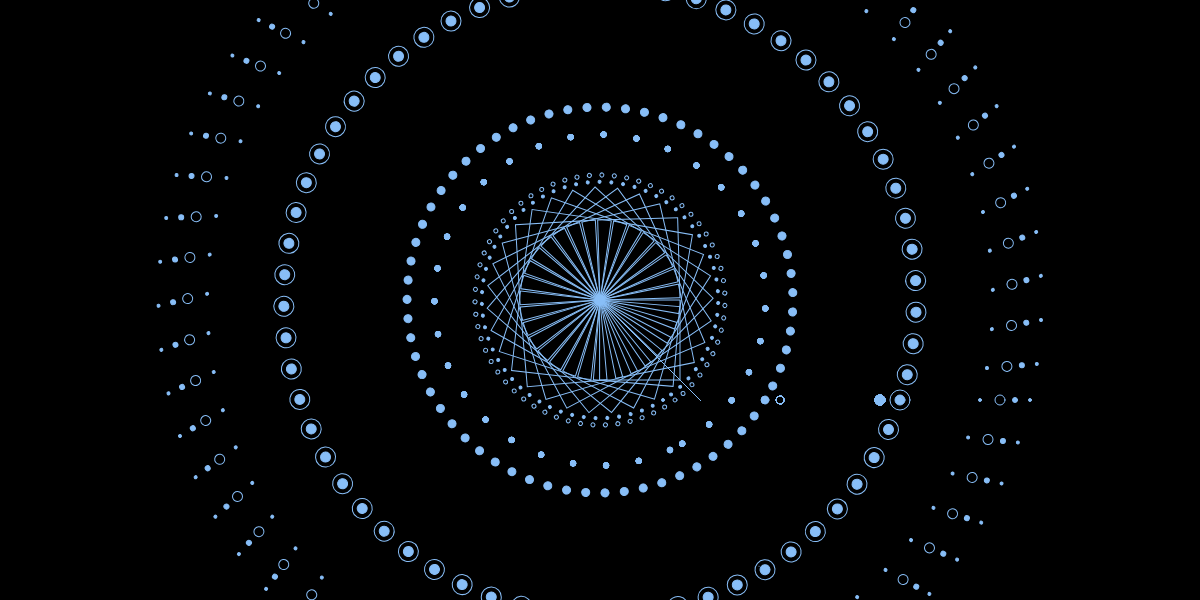
Frame 1 (no input)
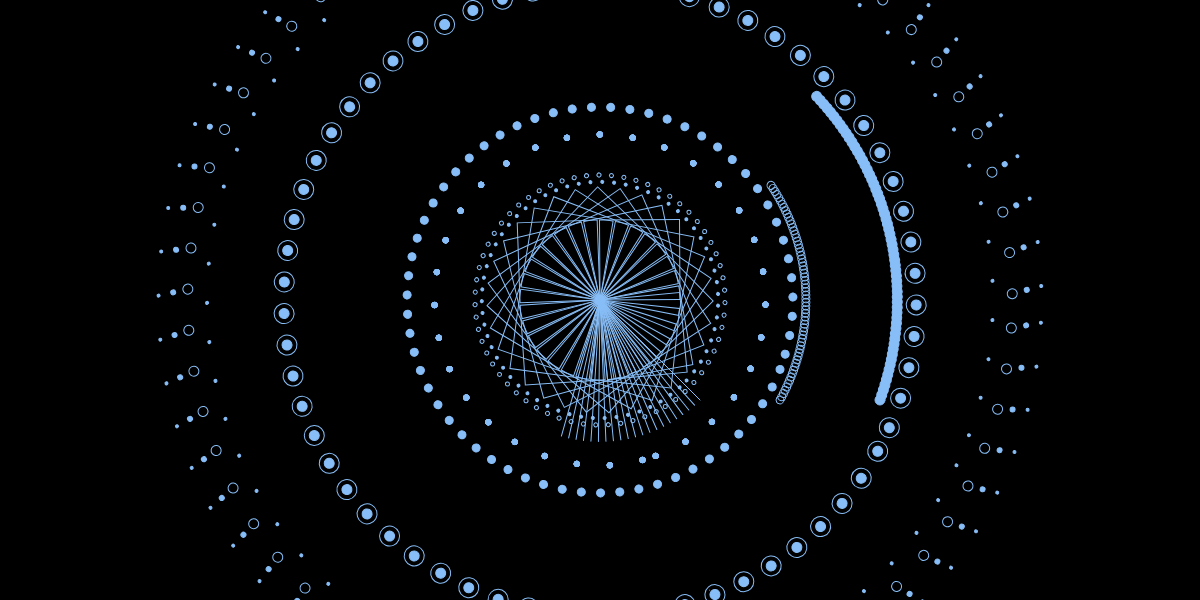
Frame 60 (no input)
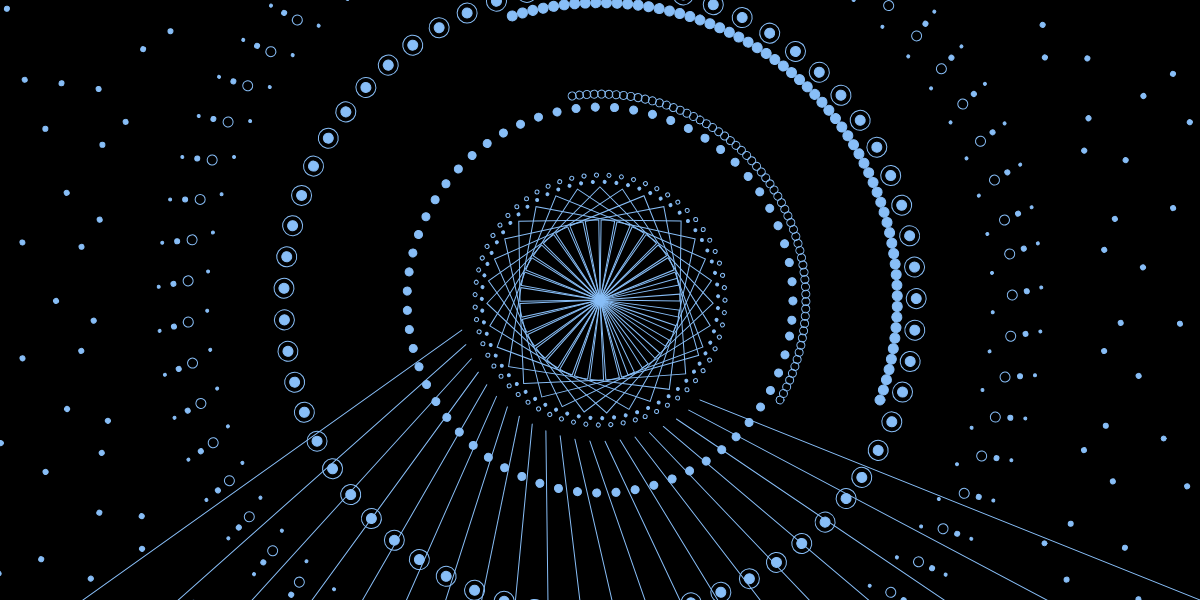
Frame 120 (the mouse pressed at the canvas centre since frame 60)

The p5.js sketch that drew these frames (run headless with seeded random() and noise() and a simulated clock; from frame 60 on, the mouse is pressed at the canvas centre):

// p5.js sketch
// ── sketch.js
var theta = 0;


function setup() {
  createCanvas(1200, 600);
}

function draw() {
  background(0);
  stroke(136,190,247,255);
   


 

    // mittelkreis!!
    for (var j = 0; j < TWO_PI; j += 0.2) {
      
      push();
      translate(600, 300); 
      rotate(-theta-j);
      noFill();
      rect(0, 0, 80, 80 );
      
      pop();

    }



        // routierende linie um kreis mitte
     for (var j = 0; j < TWO_PI; j += 0.3) {
      push();
      translate(600, 300); 
      rotate(theta*j);
      noFill();
      line(mouseX, mouseY, 100, 100 ); // mit den ersten beiden zahlen den mittelradius verändern
      pop();
    }



          // Kreise total innen
    for (var j = 0; j < TWO_PI; j += 0.1) {
      push();
      translate(600, 300); 
      rotate(-theta+j);
      fill(136,190,247,255);
      ellipse(63, 100, 3, 3 ); // mit den ersten beiden zahlen den mittelradius verändern
     
      pop();
    }

           // Kreise total innen
    for (var j = 0; j < TWO_PI; j += 0.1) {
      push();
      translate(600, 300); 
      rotate(theta+j);
      noFill(136,190,247,255);
      ellipse(75, 100, 4, 4); // mit den ersten beiden zahlen den mittelradius verändern
     
      pop();
    }

      // Kreise ganz innen
    for (var j = 0; j < TWO_PI; j += 0.1) {
      push();
      translate(600, 300); 
      rotate(-theta*j);
      noFill(136,190,247,255);
      ellipse(180, 100, 8, 8 ); // mit den ersten beiden zahlen den mittelradius verändern
     
      pop();
    }

     // Kreise ganz innen
    for (var j = 0; j < TWO_PI; j += 0.1) {
      push();
      translate(600, 300); 
      rotate(-theta+j);
      fill(136,190,247,255);
      ellipse(165, 100, 8, 8 ); // mit den ersten beiden zahlen den mittelradius verändern
     
      pop();
    }
   

    // Kreise aussen Kontur
    for (var j = 0; j < TWO_PI; j += 0.1) {
      push();
      translate(600, 300); 
      rotate(theta+j);
      noFill(136,190,247,255);
      ellipse(300, 100, 20, 20 ); // mit den ersten beiden zahlen den mittelradius verändern
     
      pop();
    }

     // Kreise aussen mittelpunkt
    for (var j = 0; j < TWO_PI; j += 0.1) {
      push();
      translate(600, 300); 
      rotate(theta+j);
      fill(136,190,247,255);
      ellipse(300, 100, 10, 10 ); // mit den ersten beiden zahlen den mittelradius verändern
     
      pop();
    }

 // Kreise aussen
    for (var j = 0; j < TWO_PI; j += 0.1) {
      push();
      translate(600, 300); 
      rotate(-theta*j);
      fill(136,190,247,255);      
      ellipse(280, 100, 10, 10 ); // mit den ersten beiden zahlen den mittelradius verändern
     
      pop();
    }

      // Kreise noch weiter aussen/ innen
    for (var j = 0; j < TWO_PI; j += 0.1) {
      push();
      translate(600, 300); 
      rotate(theta+j);
      fill(136,190,247,255);      
      ellipse(380, 100, 3, 3 ); // mit den ersten beiden zahlen den mittelradius verändern
     
      pop();
    }

 // Kreise weiter aussen
    for (var j = 0; j < TWO_PI; j += 0.1) {
      push();
      translate(600, 300); 
      rotate(-theta+j);
      noFill(136,190,247,255);      
      ellipse(400, 100, 10, 10 ); // mit den ersten beiden zahlen den mittelradius verändern
     
      pop();
    }

     // Kreise noch weiter aussen
    for (var j = 0; j < TWO_PI; j += 0.1) {
      push();
      translate(600, 300); 
      rotate(-theta+j);
      fill(136,190,247,255);      
      ellipse(415, 100, 5, 5 ); // mit den ersten beiden zahlen den mittelradius verändern
     
      pop();
    }

     // Kreise noch weiter aussen 2
    for (var j = 0; j < TWO_PI; j += 0.1) {
      push();
      translate(600, 300); 
      rotate(-theta+j);
      fill(136,190,247,255);      
      ellipse(430, 100, 3, 3 ); // mit den ersten beiden zahlen den mittelradius verändern
     
      pop();
    }
  // Objekte routieren um Mittelkreis
  translate(width/2, height/2);
  fill(136,190,247,255);
  ellipse(0, 0, 10, 10);




  //linien mitte einzeln
  push();
  rotate(theta+1);
  translate(300, 0); // 1.zahl ist der abstand zum mittelpunkt
  noFill(50, 200, 255);
  line(10, 10, 10, 10);



  pop();

 





  // linie ganz innen
  for (var i = 0; i < TWO_PI; i += 0.2) { 

    // Push, rotate and draw a line!
    // The transformation state is saved at the beginning of each cycle through the for loop and restored at the end. 
    // Try commenting out these lines to see the difference!
    push(); 
    rotate(theta + i);
    //line(30, 30, 0, 10);



    // Objekte Mittelring
    for (var j = 0; j < TWO_PI; j += 0.5) {
      push();
      translate(70, 150); // macht mittel kreis größer oder kleiner
      rotate(-theta-j);
      fill(136,190,247,255);
      ellipse(mouseX, mouseY, 5, 5);
      pop();
    }

    pop();
  }

  theta += 0.003; // Rotationsgeschwindigkeit
}

function mousePressed() {
  background(0);  
}
